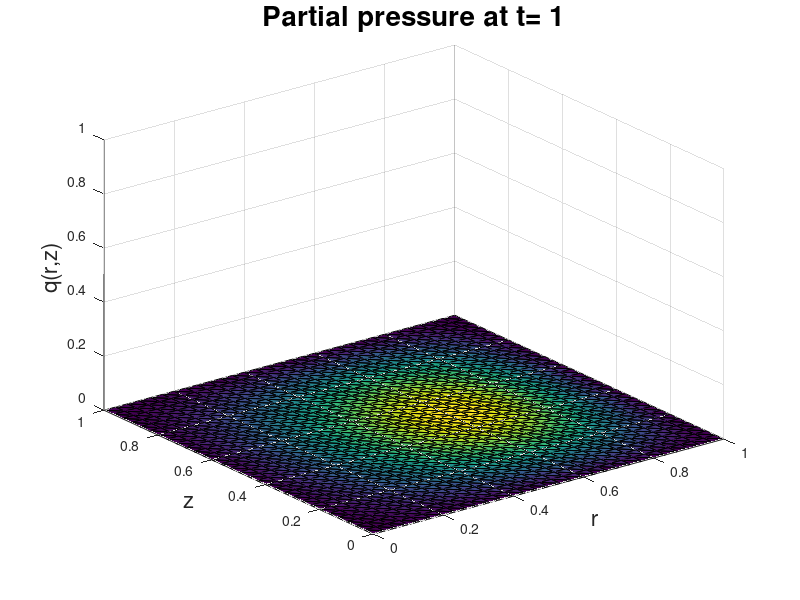

Source code (MATLAB):
%% This script solves the time dependent problem using uniform triangulation.
% Wakil Sarfaraz   15/08/14
clear all;
tic
xmax = 1;
tm = 1;
dt = 0.01;
M = tm/dt;

N = 30; %(Number of points on the x, y interval on which the equation is solved.
X = linspace(0,xmax,N+1);
T = linspace(0, tm,M+1); %This divides the interval into N equispaced sub intervals.
%X = 0: 1/N :1; This can also be used to create the same X.
[x, y] = meshgrid(X,X); % This creates an (N+1) by (N+1) grid of values ...
                        % of X and assignes them to x and y. (So x and y
                        % are now matrices of size (N+1)x(N+1)
x =x(:);  % This turns the matrix x into a column vector.
y =y(:);  % This turns the matrix y into a column vector.
NNODES = (N+1)^2;
Q = ones(NNODES,1);% This introduces the number of nodes in the result of triangulation.
NTRI = 2*N^2;  % This is the number of triangles in the mesh.
LNODES = zeros(NTRI,3); % This creates a zero matrix of the size 'number of triangles by 3'
                         % (since there are 3 vertices for each triangle.

for i = 1:N
    for j = 1: N
        LNODES(i+2*(j-1)*N,1) = i+(j-1)*(N+1);%This numbers each of the first nodes of all the lower triangles in each square.
        LNODES(i+2*(j-1)*N,2) = i+j*(N+1); % This numbers each of the second nodes of all the lower triangles in each square.
        LNODES(i+2*(j-1)*N,3) = (i+1)+(j-1)*(N+1); % This numbers each of the third nodes of all the lower triangles in each square.
        
        LNODES(i+N+2*(j-1)*N,1) = i+1+j*(N+1); %This numbers each of the first nodes of all the upper triangles in each square.
        LNODES(i+N+2*(j-1)*N,2) = (i+1)+(j-1)*(N+1);%This numbers each of the second nodes of all the upper triangles in each square.
        LNODES(i+N+2*(j-1)*N,3) = i+j*(N+1);%This numbers each of the third nodes of all the upper triangles in each square.
                                            % Here for those nodes that
                                            % some triangles share (copy
                                            % and paste can work).
    end
end

SP = sparse(NNODES, NNODES);
SPM = sparse(NNODES, NNODES);%This creates a sparse matrix of the size 'Number of nodes by Number of nodes'(entries usually computed by integration).
LV = zeros(NNODES,1);         % This creates the load vector of zero entries for now which is l(v) part of the weak formulation.

for n = 1: NTRI
    r1 = [x(LNODES(n,1)) y(LNODES(n,1))];% Position vector (x,y)' for the first nodes of all triangles.
    r2 = [x(LNODES(n,2)) y(LNODES(n,2))];% Position vector (x,y)' for the second nodes of all triangles.
    r3 = [x(LNODES(n,3)) y(LNODES(n,3))];% Position vector (x,y)' for the third nodes of all triangles.
    J = [r2(1)-r1(1) r2(2)-r1(2); r3(1)-r1(1) r3(2)-r1(2)]; %This is the jacobian matrix of the mapping.
%     ksi = 1/3;
%     eta = 1/3;
%    Astiff = (((r2(1)+r3(1))/(2*det(J)))*...
%        [(r2(2)-r3(2))^2+(r3(1)-r2(1))^2 ...
%        (r2(2)-r3(2))*(r3(2)-r1(2))+(r3(1)-r2(1))*(r1(1)-r3(1))...
%        (r2(2)-r3(2))*(r1(2)-r2(2))+(r3(1)-r2(1))*(r2(1)-r1(1)); ...
%        (r3(2)-r1(2))*(r2(2)-r3(2))+(r1(1)-r3(1))*(r3(1)-r2(1)) ...
%        (r3(2)-r1(2))^2+(r1(1)-r3(1))^2  ...
%        (r3(2)-r1(2))*(r1(2)-r2(2))+(r1(1)-r3(1))*(r2(1)-r1(1)); ...
%        (r2(2)-r3(2))*(r1(2)-r2(2))+(r3(1)-r2(1))*(r2(1)-r1(1))  ...
%        (r3(2)-r1(2))*(r1(2)-r2(2))+(r1(1)-r3(1))*(r2(1)-r1(1))  ... 
%        (r1(2)-r2(2))^2+(r2(1)-r1(1))^2]+(1/(2*det(J)))* [(r2-r3)*(r2-r3)' (r2-r3)*(r3-r1)' (r2-r3)*(r1-r2)';...
%        (r2-r3)*(r3-r1)' (r3-r1)*(r3-r1)' (r3-r1)*(r1-r2)';...
%        (r2-r3)*(r1-r2)' (r3-r1)*(r1-r2)' (r1-r2)*(r1-r2)']);
Astiff = (1/(4*det(J)))* [(r2-r3)*(r2-r3)' (r2-r3)*(r3-r1)' (r2-r3)*(r1-r2)';... %This is the Global Stiffness Matrix (Lecture Notes)
           (r2-r3)*(r3-r1)' (r3-r1)*(r3-r1)' (r3-r1)*(r1-r2)';...
           (r2-r3)*(r1-r2)' (r3-r1)*(r1-r2)' (r1-r2)*(r1-r2)'];
%    Astiff = (1/(4*det(J)))*...
%        [(r2(2)-r3(2))^2+(r3(1)-r2(1))^2 ...
%        (r2(2)-r3(2))*(r3(2)-r1(2))+(r3(1)-r2(1))*(r1(1)-r3(1))...
%        (r2(2)-r3(2))*(r1(2)-r2(2))+(r3(1)-r2(1))*(r2(1)-r1(1)); ...
%        (r3(2)-r1(2))*(r2(2)-r3(2))+(r1(1)-r3(1))*(r3(1)-r2(1)) ...
%        (r3(2)-r1(2))^2+(r1(1)-r3(1))^2  ...
%        (r3(2)-r1(2))*(r1(2)-r2(2))+(r1(1)-r3(1))*(r2(1)-r1(1)); ...
%        (r2(2)-r3(2))*(r1(2)-r2(2))+(r3(1)-r2(1))*(r2(1)-r1(1))  ...
%        (r3(2)-r1(2))*(r1(2)-r2(2))+(r1(1)-r3(1))*(r2(1)-r1(1))  ... 
%        (r1(2)-r2(2))^2+(r2(1)-r1(1))^2];
% %        
       
   Amass = (det(J)/120)*[6*r1(1)+2*r2(1)+2*r3(1) 2*r1(1)+2*r2(1)+r3(1) 2*r1(1)+r2(1)+2*r3(1);...
       2*r1(1)+2*r2(1)+r3(1) 2*r1(1)+2*r2(1)+2*r3(1) r1(1)+2*r2(1)+2*r3(1);...
       2*r1(1)+r2(1)+2*r3(1) r1(1)+2*r2(1)+2*r3(1)  2*r1(1)+2*r2(1)+2*r3(1)];
   
%       Amass = (det(J)/120)*[6*(r1+2*r2+2*r3)*(r1+2*r2+2*r3)' 2*(r1+2*r2+r3)*(r1+2*r2+r3)' (2*r1+r2+2*r3)*(2*r1+r2+2*r3)';...
%        (2*r1+2*r2+r3)*(2*r1+2*r2+r3)' (2*r1+2*r2+2*r3)*(2*r1+2*r2+2*r3)' (r1+2*r2+2*r3)*(r1+2*r2+2*r3)';...
%        (2*r1+r2+2*r3)*(2*r1+r2+2*r3)' (r1+2*r2+2*r3)*(r1+2*r2+2*r3)'  (2*r1+2*r2+2*r3)*(2*r1+2*r2+2*r3)'];
   

  
     

   
       for i = 1 : 3 
           for j = 1:3  % Since SP was created a zero matrix originally, Now for all three vertices of all triangles we put the 
               SP(LNODES(n,i),LNODES(n,j)) =SP(LNODES(n,i),LNODES(n,j))+ Astiff(i,j);
               SPM(LNODES(n,i),LNODES(n,j)) =SPM(LNODES(n,i),LNODES(n,j))+ Amass(i,j);%The values of Astiff in the SP.
           end
       end
       
    
       
end


TMatrix =  (dt*SP+SPM);



for i = 1: NNODES
    if (x(i)==xmax && y(i)>=0 && y(i) <= xmax)  
        LV(i) = 0;
        TMatrix(i,:) = 0;
        SPM(i,:) = 0;
        TMatrix(i,i) =1 ;
    elseif (x(i)==0 && y(i)>=0 && y(i) <= xmax)  
        LV(i) = 0;
        TMatrix(i,:) = 0;
        SPM(i,:) = 0;
        TMatrix(i,i) =1 ;
     elseif (y(i) == 0 && x(i) >= 0 && x(i) <= xmax) 
        TMatrix(i,:) = 0;
        TMatrix(i,i) = 1;
        SPM(i,:) = 0;
        LV(i) = 0;
    elseif ( y(i) == xmax && x(i) >= 0 && x(i) <= xmax) 
        LV(i) = 0;
        TMatrix(i,:) = 0;
        TMatrix(i,i) =1 ;
        SPM(i,:) = 0;
  
        
       
    end
end

for j = 1:M+1
    RHS = SPM*Q+LV;
    Q = TMatrix\RHS;
    trisurf(LNODES,x,y,Q(:,:))
%shading interp
xlabel('r','fontsize',16) 
xlim([0 xmax])
ylim([0 xmax])
zlim([0 1])
ylabel('z','fontsize',16)
zlabel('q(r,z)','fontsize',16)
title(['Partial pressure at t= ',num2str(T(j))],'fontsize',20)
pause(1e-1)



   
end




